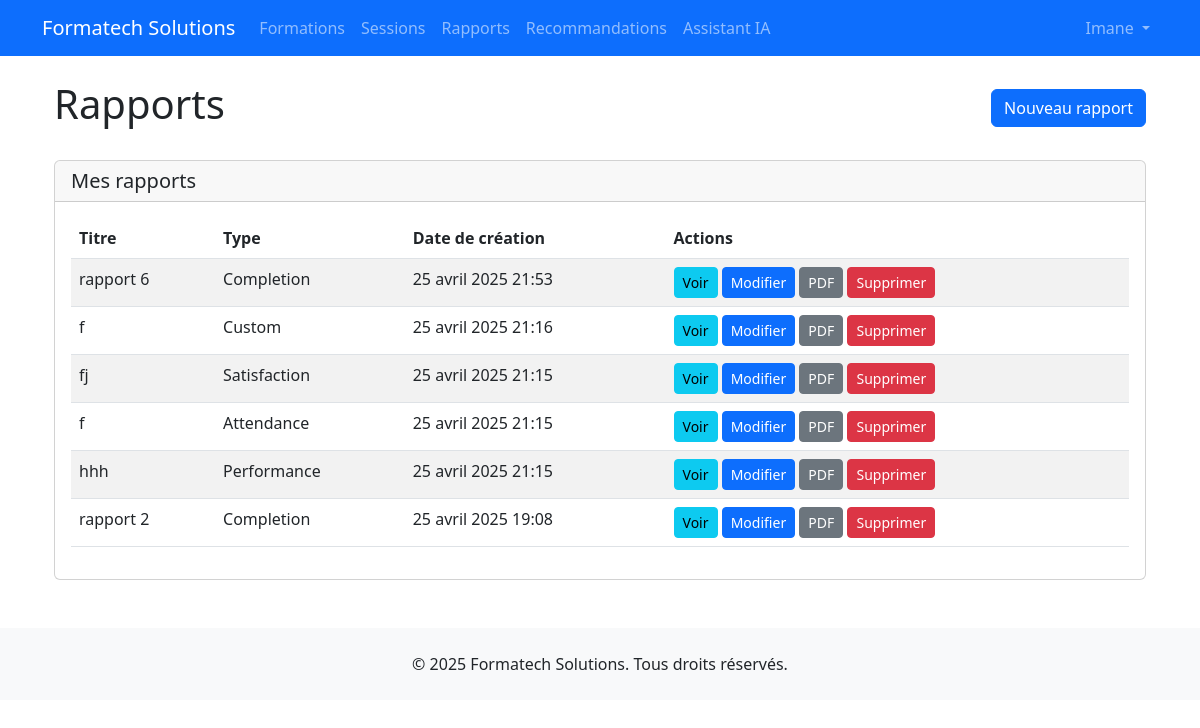
The page /reports/ (signed in) on the database as committed earlier.
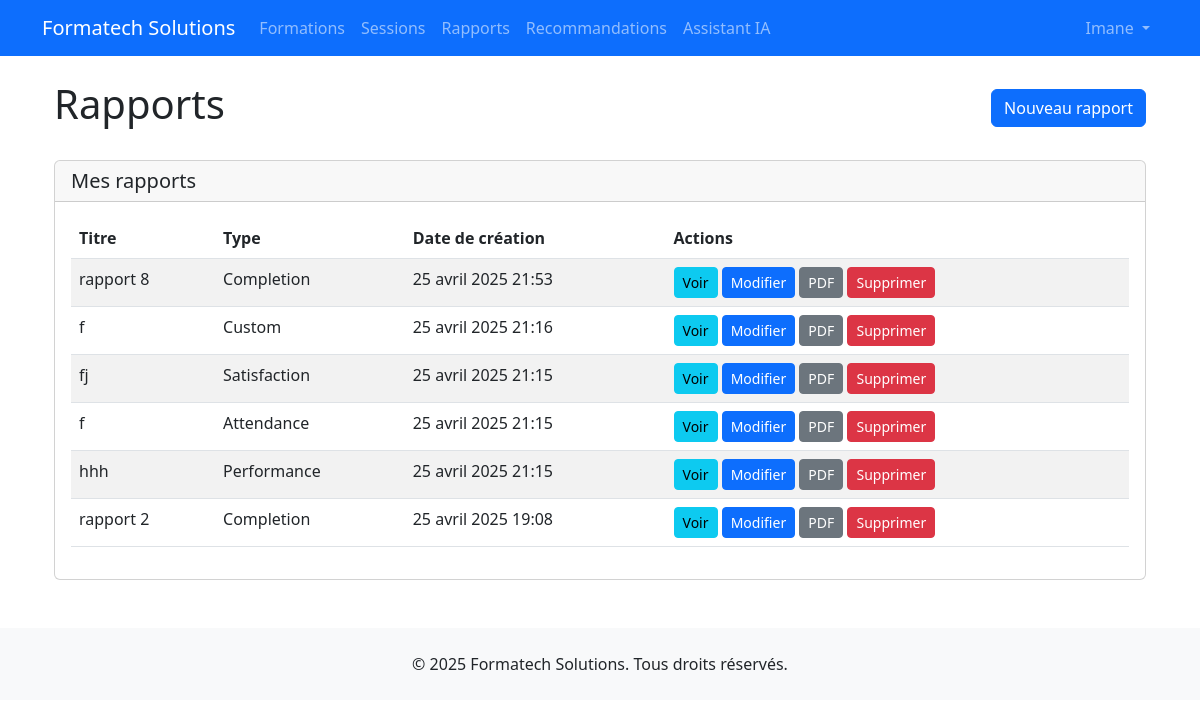
The same page on the database as committed later.
### reports/models.py (models this page shows, shortened)
class Report(models.Model):
    REPORT_TYPES = (
        ('ATTENDANCE', 'Attendance'),
        ('COMPLETION', 'Completion'),
        ('PERFORMANCE', 'Performance'),
        ('SATISFACTION', 'Satisfaction'),
        ('CUSTOM', 'Custom'),
    )
    title = models.CharField(max_length=255)
    description = models.TextField(blank=True, null=True)
    type = models.CharField(max_length=20, choices=REPORT_TYPES)
    parameters = models.TextField(help_text="JSON format parameters")
    created_by = models.ForeignKey(settings.AUTH_USER_MODEL, on_delete=models.CASCADE)
    created_at = models.DateTimeField(auto_now_add=True)
    updated_at = models.DateTimeField(auto_now=True)

### reports/views.py (the view)
# urls.py: path('', views.report_list, name='report_list'),
@login_required
def report_list(request):
    reports = Report.objects.filter(created_by=request.user).order_by('-created_at')
    return render(request, 'reports/report_list.html', {'reports': reports})

### reports/templates/reports/report_list.html (shortened to what this page needs)
{% extends "base.html" %}
{% block content %}
<div class="container">
    <div class="d-flex justify-content-between align-items-center mb-4">
        <h1>Rapports</h1>
        {% if user.is_staff or 'view_reports' in user.get_permission_codes %}
        <a href="{% url 'reports:report_create' %}" class="btn btn-primary">Nouveau rapport</a>
        {% endif %}
    </div>
    <div class="card">
        <div class="card-header">
            <h5 class="mb-0">Mes rapports</h5>
        </div>
        <div class="card-body">
            {% if reports %}
                <table class="table table-striped">
                    <thead>
                        <tr>
                            <th>Titre</th>
                            <th>Type</th>
                            <th>Date de création</th>
                            <th>Actions</th>
                        </tr>
                    </thead>
                    <tbody>
                        {% for report in reports %}
                            <tr>
                                <td>{{ report.title }}</td>
                                <td>{{ report.get_type_display }}</td>
                                <td>{{ report.created_at }}</td>
                                <td>
                                    <a href="{% url 'reports:report_detail' report.id %}" class="btn btn-sm btn-info">Voir</a>
                                    {% if user.is_staff or 'view_reports' in user.get_permission_codes %}
                                    <a href="{% url 'reports:report_update' report.id %}" class="btn btn-sm btn-primary">Modifier</a>
                                    <a href="{% url 'reports:report_export' report.id %}?format=pdf" class="btn btn-sm btn-secondary">PDF</a>
                                    <a href="{% url 'reports:report_delete' report.id %}" class="btn btn-sm btn-danger">Supprimer</a>
                                    {% endif %}
                                </td>
                            </tr>
                        {% endfor %}
                    </tbody>
                </table>
            {% else %}
                <p>Aucun rapport disponible. <a href="{% url 'reports:report_create' %}">Créez votre premier rapport</a>.</p>
            {% endif %}
        </div>
    </div>
</div>
{% endblock %}

Rows that differ between the two databases and show on the page:
changed Report: title "rapport 6" → "rapport 8"
